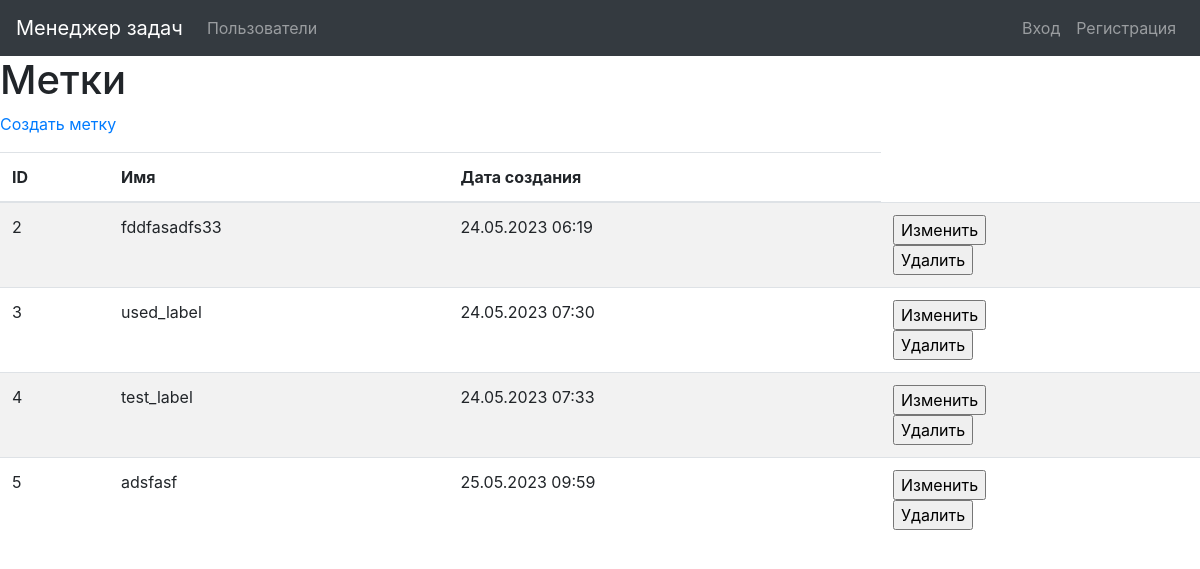
/labels/, run on an earlier commit of the app's database.
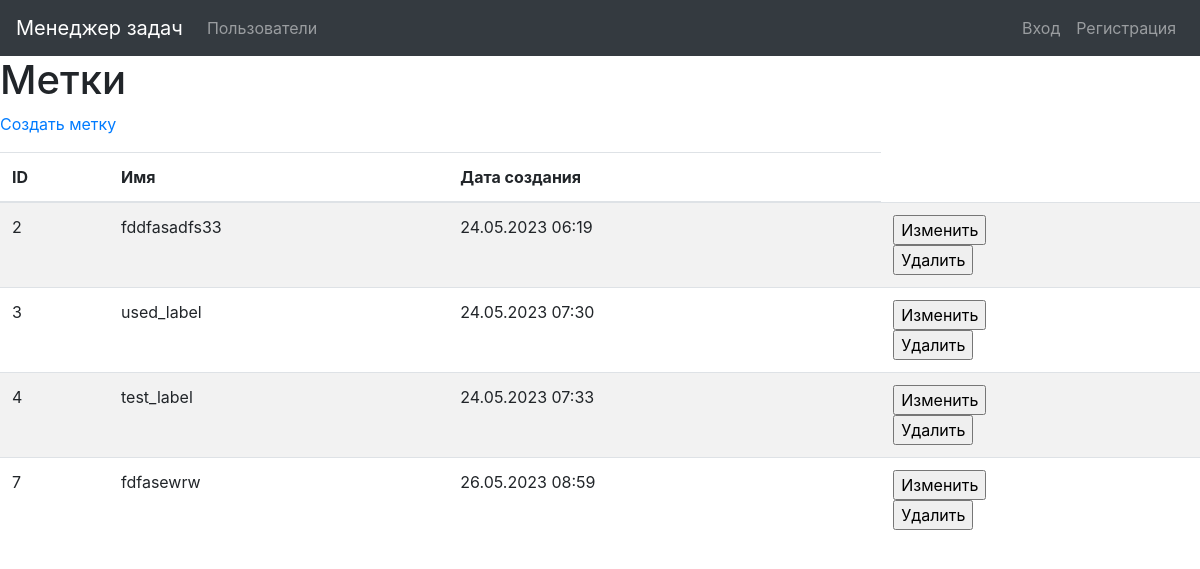
And on a later commit of the database.
### task_manager/labels/models.py (models this page shows, shortened)
class Label(models.Model):
    name = models.CharField(_('Name'), max_length=100, unique=True)
    created_at = models.DateTimeField(default=timezone.now)

### task_manager/labels/views.py (the view)
# urls.py: path('', views.LabelsListView.as_view(),
class LabelsListView(ListView):
    model = Label
    template_name = 'label/label_list.html'
    context_object_name = 'labels'

### task_manager/templates/label/label_list.html (shortened to what this page needs)
{% extends "base.html" %}
{% block content %}
{% load i18n %}
<h1>{% translate "Labels" %}</h1>
<p><a href="{% url 'label_create' %}">{% translate "Create label" %}</a></p>
<div class="table-responsive">
  <table class="table table-striped">
    <thead>
      <tr>
        <th>{% translate "ID" %}</th>
        <th>{% translate "Name" %}</th>
        <th>{% translate "Creation date" %}</th>
      </tr>
    </thead>
    <tbody>
    {% for label in labels %}
      <tr>
        <td>{{ label.id }}</td>
        <td>{{ label.name }}</td>
        <td>{{ label.created_at|date:"d.m.Y H:i" }}</td>
        <td>
          <form action="{% url 'label_update' pk=label.id %}" method="get">
          <input type="submit" value='{% translate "Change data" %}'>
          </form>
          <form action="{% url 'label_delete' pk=label.id %}" method="get">
          <input type="submit" value='{% translate "Delete data" %}'>
          </form>
        </td>
      </tr>
      {% endfor %}
      </tbody>
</table>
  </div>
{% endblock %}

What changed in the data, as far as the page shows it:
removed Label: id "5", name "adsfasf", created_at "25.05.2023 09:59"
added Label: id "7", name "fdfasewrw", created_at "26.05.2023 08:59"
